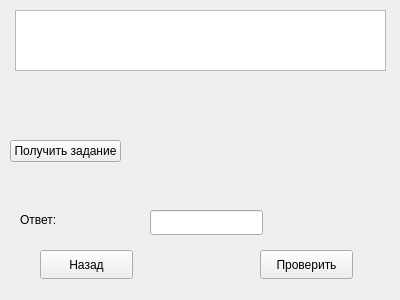
<?xml version="1.0" encoding="UTF-8"?>
<ui version="4.0">
 <class>FormTask</class>
 <widget class="QWidget" name="FormTask">
  <property name="geometry">
   <rect>
    <x>0</x>
    <y>0</y>
    <width>400</width>
    <height>300</height>
   </rect>
  </property>
  <property name="windowTitle">
   <string>Form</string>
  </property>
  <widget class="QLabel" name="label_2">
   <property name="geometry">
    <rect>
     <x>20</x>
     <y>210</y>
     <width>63</width>
     <height>20</height>
    </rect>
   </property>
   <property name="text">
    <string>Ответ:</string>
   </property>
  </widget>
  <widget class="QLineEdit" name="lineEdit">
   <property name="geometry">
    <rect>
     <x>150</x>
     <y>210</y>
     <width>113</width>
     <height>25</height>
    </rect>
   </property>
   <property name="text">
    <string/>
   </property>
  </widget>
  <widget class="QPushButton" name="pushButton">
   <property name="geometry">
    <rect>
     <x>260</x>
     <y>250</y>
     <width>93</width>
     <height>29</height>
    </rect>
   </property>
   <property name="text">
    <string>Проверить</string>
   </property>
  </widget>
  <widget class="QPushButton" name="pushButton_2">
   <property name="geometry">
    <rect>
     <x>40</x>
     <y>250</y>
     <width>93</width>
     <height>29</height>
    </rect>
   </property>
   <property name="text">
    <string>Назад</string>
   </property>
  </widget>
  <widget class="QListWidget" name="listWidget">
   <property name="geometry">
    <rect>
     <x>15</x>
     <y>10</y>
     <width>371</width>
     <height>61</height>
    </rect>
   </property>
  </widget>
  <widget class="QPushButton" name="pushButtonGetTask">
   <property name="geometry">
    <rect>
     <x>10</x>
     <y>140</y>
     <width>111</width>
     <height>22</height>
    </rect>
   </property>
   <property name="text">
    <string>Получить задание</string>
   </property>
  </widget>
  <widget class="QLabel" name="labelTask">
   <property name="geometry">
    <rect>
     <x>130</x>
     <y>120</y>
     <width>251</width>
     <height>71</height>
    </rect>
   </property>
   <property name="text">
    <string/>
   </property>
  </widget>
 </widget>
 <resources/>
 <connections/>
</ui>
